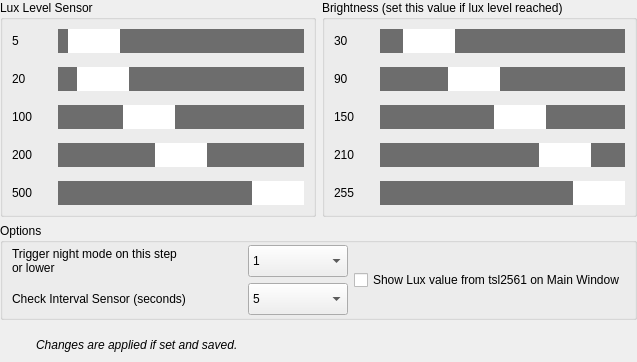
    <widget class="QWidget" name="tab9" native="true">
     <property name="sizePolicy">
      <sizepolicy hsizetype="Expanding" vsizetype="Expanding">
       <horstretch>0</horstretch>
       <verstretch>0</verstretch>
      </sizepolicy>
     </property>
     <layout class="QVBoxLayout" name="verticalLayout_5">
      <property name="leftMargin">
       <number>0</number>
      </property>
      <property name="topMargin">
       <number>0</number>
      </property>
      <property name="rightMargin">
       <number>0</number>
      </property>
      <property name="bottomMargin">
       <number>2</number>
      </property>
      <item>
       <widget class="QWidget" name="horizontalWidget" native="true">
        <property name="sizePolicy">
         <sizepolicy hsizetype="Expanding" vsizetype="Expanding">
          <horstretch>0</horstretch>
          <verstretch>0</verstretch>
         </sizepolicy>
        </property>
        <layout class="QHBoxLayout" name="horizontalLayout_7">
         <property name="leftMargin">
          <number>0</number>
         </property>
         <property name="topMargin">
          <number>0</number>
         </property>
         <property name="rightMargin">
          <number>0</number>
         </property>
         <property name="bottomMargin">
          <number>0</number>
         </property>
         <item>
          <widget class="QGroupBox" name="groupBoxLux">
           <property name="sizePolicy">
            <sizepolicy hsizetype="Expanding" vsizetype="Expanding">
             <horstretch>0</horstretch>
             <verstretch>0</verstretch>
            </sizepolicy>
           </property>
           <property name="title">
            <string>Lux Level Sensor</string>
           </property>
           <layout class="QHBoxLayout" name="horizontalLayout_5">
            <property name="spacing">
             <number>6</number>
            </property>
            <property name="leftMargin">
             <number>9</number>
            </property>
            <property name="topMargin">
             <number>0</number>
            </property>
            <property name="rightMargin">
             <number>9</number>
            </property>
            <property name="bottomMargin">
             <number>0</number>
            </property>
            <item>
             <widget class="QWidget" name="formWidget_2" native="true">
              <property name="sizePolicy">
               <sizepolicy hsizetype="Expanding" vsizetype="Expanding">
                <horstretch>0</horstretch>
                <verstretch>0</verstretch>
               </sizepolicy>
              </property>
              <layout class="QFormLayout" name="formLayout_20">
               <property name="verticalSpacing">
                <number>14</number>
               </property>
               <property name="leftMargin">
                <number>0</number>
               </property>
               <property name="topMargin">
                <number>9</number>
               </property>
               <property name="rightMargin">
                <number>0</number>
               </property>
               <property name="bottomMargin">
                <number>2</number>
               </property>
               <item row="0" column="0">
                <widget class="QLabel" name="valueLux1">
                 <property name="minimumSize">
                  <size>
                   <width>40</width>
                   <height>24</height>
                  </size>
                 </property>
                 <property name="text">
                  <string>5</string>
                 </property>
                </widget>
               </item>
               <item row="0" column="1">
                <widget class="QSlider" name="horizontalSliderLux1">
                 <property name="minimumSize">
                  <size>
                   <width>0</width>
                   <height>24</height>
                  </size>
                 </property>
                 <property name="styleSheet">
                  <string notr="true">QSlider::handle:horizontal { background: white; height: 32px; width: 52px; margin: 0 0;}
QSlider::groove:horizontal { background: #6d6d6d; height: 32px;}</string>
                 </property>
                 <property name="maximum">
                  <number>100</number>
                 </property>
                 <property name="value">
                  <number>5</number>
                 </property>
                 <property name="orientation">
                  <enum>Qt::Horizontal</enum>
                 </property>
                </widget>
               </item>
               <item row="1" column="0">
                <widget class="QLabel" name="valueLux2">
                 <property name="minimumSize">
                  <size>
                   <width>40</width>
                   <height>24</height>
                  </size>
                 </property>
                 <property name="text">
                  <string>20</string>
                 </property>
                </widget>
               </item>
               <item row="2" column="0">
                <widget class="QLabel" name="valueLux3">
                 <property name="minimumSize">
                  <size>
                   <width>40</width>
                   <height>24</height>
                  </size>
                 </property>
                 <property name="text">
                  <string>100</string>
                 </property>
                </widget>
               </item>
               <item row="3" column="0">
                <widget class="QLabel" name="valueLux4">
                 <property name="minimumSize">
                  <size>
                   <width>40</width>
                   <height>24</height>
                  </size>
                 </property>
                 <property name="text">
                  <string>200</string>
                 </property>
                </widget>
               </item>
               <item row="4" column="0">
                <widget class="QLabel" name="valueLux5">
                 <property name="minimumSize">
                  <size>
                   <width>40</width>
                   <height>24</height>
                  </size>
                 </property>
                 <property name="text">
                  <string>500</string>
                 </property>
                </widget>
               </item>
               <item row="1" column="1">
                <widget class="QSlider" name="horizontalSliderLux2">
                 <property name="minimumSize">
                  <size>
                   <width>0</width>
                   <height>24</height>
                  </size>
                 </property>
                 <property name="styleSheet">
                  <string notr="true">QSlider::handle:horizontal { background: white; height: 32px; width: 52px; margin: 0 0;}
QSlider::groove:horizontal { background: #6d6d6d; height: 32px;}</string>
                 </property>
                 <property name="maximum">
                  <number>200</number>
                 </property>
                 <property name="value">
                  <number>20</number>
                 </property>
                 <property name="orientation">
                  <enum>Qt::Horizontal</enum>
                 </property>
                </widget>
               </item>
               <item row="2" column="1">
                <widget class="QSlider" name="horizontalSliderLux3">
                 <property name="minimumSize">
                  <size>
                   <width>0</width>
                   <height>24</height>
                  </size>
                 </property>
                 <property name="styleSheet">
                  <string notr="true">QSlider::handle:horizontal { background: white; height: 32px; width: 52px; margin: 0 0;}
QSlider::groove:horizontal { background: #6d6d6d; height: 32px;}</string>
                 </property>
                 <property name="maximum">
                  <number>300</number>
                 </property>
                 <property name="value">
                  <number>100</number>
                 </property>
                 <property name="orientation">
                  <enum>Qt::Horizontal</enum>
                 </property>
                </widget>
               </item>
               <item row="3" column="1">
                <widget class="QSlider" name="horizontalSliderLux4">
                 <property name="minimumSize">
                  <size>
                   <width>0</width>
                   <height>24</height>
                  </size>
                 </property>
                 <property name="styleSheet">
                  <string notr="true">QSlider::handle:horizontal { background: white; height: 32px; width: 52px; margin: 0 0;}
QSlider::groove:horizontal { background: #6d6d6d; height: 32px;}</string>
                 </property>
                 <property name="maximum">
                  <number>400</number>
                 </property>
                 <property name="value">
                  <number>200</number>
                 </property>
                 <property name="orientation">
                  <enum>Qt::Horizontal</enum>
                 </property>
                </widget>
               </item>
               <item row="4" column="1">
                <widget class="QSlider" name="horizontalSliderLux5">
                 <property name="minimumSize">
                  <size>
                   <width>0</width>
                   <height>24</height>
                  </size>
                 </property>
                 <property name="styleSheet">
                  <string notr="true">QSlider::handle:horizontal { background: white; height: 32px; width: 52px; margin: 0 0;}
QSlider::groove:horizontal { background: #6d6d6d; height: 32px;}</string>
                 </property>
                 <property name="maximum">
                  <number>500</number>
                 </property>
                 <property name="value">
                  <number>500</number>
                 </property>
                 <property name="orientation">
                  <enum>Qt::Horizontal</enum>
                 </property>
                </widget>
               </item>
              </layout>
             </widget>
            </item>
           </layout>
          </widget>
         </item>
         <item>
          <widget class="QGroupBox" name="groupBoxBrightness">
           <property name="title">
            <string>Brightness (set this value if lux level reached)</string>
           </property>
           <layout class="QVBoxLayout" name="verticalLayout_3">
            <property name="spacing">
             <number>6</number>
            </property>
            <property name="leftMargin">
             <number>9</number>
            </property>
            <property name="topMargin">
             <number>0</number>
            </property>
            <property name="rightMargin">
             <number>9</number>
            </property>
            <property name="bottomMargin">
             <number>0</number>
            </property>
            <item>
             <widget class="QWidget" name="formWidget" native="true">
              <property name="sizePolicy">
               <sizepolicy hsizetype="Expanding" vsizetype="Expanding">
                <horstretch>0</horstretch>
                <verstretch>0</verstretch>
               </sizepolicy>
              </property>
              <layout class="QFormLayout" name="formLayout_19">
               <property name="verticalSpacing">
                <number>14</number>
               </property>
               <property name="leftMargin">
                <number>0</number>
               </property>
               <property name="topMargin">
                <number>9</number>
               </property>
               <property name="rightMargin">
                <number>0</number>
               </property>
               <property name="bottomMargin">
                <number>9</number>
               </property>
               <item row="0" column="0">
                <widget class="QLabel" name="valueBrightness1">
                 <property name="minimumSize">
                  <size>
                   <width>40</width>
                   <height>24</height>
                  </size>
                 </property>
                 <property name="text">
                  <string>30</string>
                 </property>
                </widget>
               </item>
               <item row="0" column="1">
                <widget class="QSlider" name="horizontalSliderBrightness1">
                 <property name="minimumSize">
                  <size>
                   <width>0</width>
                   <height>24</height>
                  </size>
                 </property>
                 <property name="styleSheet">
                  <string notr="true">QSlider::handle:horizontal { background: white; height: 32px; width: 52px; margin: 0 0;}
QSlider::groove:horizontal { background: #6d6d6d; height: 32px;}</string>
                 </property>
                 <property name="maximum">
                  <number>255</number>
                 </property>
                 <property name="value">
                  <number>30</number>
                 </property>
                 <property name="orientation">
                  <enum>Qt::Horizontal</enum>
                 </property>
                </widget>
               </item>
               <item row="1" column="0">
                <widget class="QLabel" name="valueBrightness2">
                 <property name="minimumSize">
                  <size>
                   <width>40</width>
                   <height>24</height>
                  </size>
                 </property>
                 <property name="text">
                  <string>90</string>
                 </property>
                </widget>
               </item>
               <item row="1" column="1">
                <widget class="QSlider" name="horizontalSliderBrightness2">
                 <property name="minimumSize">
                  <size>
                   <width>0</width>
                   <height>24</height>
                  </size>
                 </property>
                 <property name="styleSheet">
                  <string notr="true">QSlider::handle:horizontal { background: white; height: 32px; width: 52px; margin: 0 0;}
QSlider::groove:horizontal { background: #6d6d6d; height: 32px;}</string>
                 </property>
                 <property name="maximum">
                  <number>255</number>
                 </property>
                 <property name="value">
                  <number>90</number>
                 </property>
                 <property name="orientation">
                  <enum>Qt::Horizontal</enum>
                 </property>
                </widget>
               </item>
               <item row="2" column="0">
                <widget class="QLabel" name="valueBrightness3">
                 <property name="minimumSize">
                  <size>
                   <width>40</width>
                   <height>24</height>
                  </size>
                 </property>
                 <property name="text">
                  <string>150</string>
                 </property>
                </widget>
               </item>
               <item row="2" column="1">
                <widget class="QSlider" name="horizontalSliderBrightness3">
                 <property name="minimumSize">
                  <size>
                   <width>0</width>
                   <height>24</height>
                  </size>
                 </property>
                 <property name="styleSheet">
                  <string notr="true">QSlider::handle:horizontal { background: white; height: 32px; width: 52px; margin: 0 0;}
QSlider::groove:horizontal { background: #6d6d6d; height: 32px;}</string>
                 </property>
                 <property name="maximum">
                  <number>255</number>
                 </property>
                 <property name="value">
                  <number>150</number>
                 </property>
                 <property name="orientation">
                  <enum>Qt::Horizontal</enum>
                 </property>
                </widget>
               </item>
               <item row="3" column="0">
                <widget class="QLabel" name="valueBrightness4">
                 <property name="minimumSize">
                  <size>
                   <width>40</width>
                   <height>24</height>
                  </size>
                 </property>
                 <property name="text">
                  <string>210</string>
                 </property>
                </widget>
               </item>
               <item row="3" column="1">
                <widget class="QSlider" name="horizontalSliderBrightness4">
                 <property name="minimumSize">
                  <size>
                   <width>0</width>
                   <height>24</height>
                  </size>
                 </property>
                 <property name="styleSheet">
                  <string notr="true">QSlider::handle:horizontal { background: white; height: 32px; width: 52px; margin: 0 0;}
QSlider::groove:horizontal { background: #6d6d6d; height: 32px;}</string>
                 </property>
                 <property name="maximum">
                  <number>255</number>
                 </property>
                 <property name="value">
                  <number>210</number>
                 </property>
                 <property name="orientation">
                  <enum>Qt::Horizontal</enum>
                 </property>
                </widget>
               </item>
               <item row="4" column="0">
                <widget class="QLabel" name="valueBrightness5">
                 <property name="minimumSize">
                  <size>
                   <width>40</width>
                   <height>24</height>
                  </size>
                 </property>
                 <property name="text">
                  <string>255</string>
                 </property>
                </widget>
               </item>
               <item row="4" column="1">
                <widget class="QSlider" name="horizontalSliderBrightness5">
                 <property name="minimumSize">
                  <size>
                   <width>0</width>
                   <height>24</height>
                  </size>
                 </property>
                 <property name="styleSheet">
                  <string notr="true">QSlider::handle:horizontal { background: white; height: 32px; width: 52px; margin: 0 0;}
QSlider::groove:horizontal { background: #6d6d6d; height: 32px;}</string>
                 </property>
                 <property name="maximum">
                  <number>255</number>
                 </property>
                 <property name="value">
                  <number>255</number>
                 </property>
                 <property name="orientation">
                  <enum>Qt::Horizontal</enum>
                 </property>
                </widget>
               </item>
              </layout>
             </widget>
            </item>
           </layout>
          </widget>
         </item>
        </layout>
       </widget>
      </item>
      <item>
       <widget class="QGroupBox" name="groupBoxOptions">
        <property name="sizePolicy">
         <sizepolicy hsizetype="Expanding" vsizetype="Preferred">
          <horstretch>0</horstretch>
          <verstretch>0</verstretch>
         </sizepolicy>
        </property>
        <property name="title">
         <string>Options</string>
        </property>
        <property name="alignment">
         <set>Qt::AlignLeading|Qt::AlignLeft|Qt::AlignTop</set>
        </property>
        <layout class="QHBoxLayout" name="horizontalLayout_8" stretch="0,0">
         <property name="leftMargin">
          <number>9</number>
         </property>
         <property name="topMargin">
          <number>2</number>
         </property>
         <property name="bottomMargin">
          <number>2</number>
         </property>
         <item>
          <widget class="QWidget" name="horizontalWidget" native="true">
           <property name="sizePolicy">
            <sizepolicy hsizetype="Expanding" vsizetype="Expanding">
             <horstretch>0</horstretch>
             <verstretch>0</verstretch>
            </sizepolicy>
           </property>
           <layout class="QVBoxLayout" name="verticalLayout_7">
            <property name="leftMargin">
             <number>0</number>
            </property>
            <property name="topMargin">
             <number>0</number>
            </property>
            <property name="rightMargin">
             <number>0</number>
            </property>
            <property name="bottomMargin">
             <number>0</number>
            </property>
            <item>
             <widget class="QWidget" name="NightmodeStep" native="true">
              <property name="sizePolicy">
               <sizepolicy hsizetype="Expanding" vsizetype="Fixed">
                <horstretch>0</horstretch>
                <verstretch>0</verstretch>
               </sizepolicy>
              </property>
              <layout class="QFormLayout" name="formLayout_28">
               <property name="formAlignment">
                <set>Qt::AlignLeading|Qt::AlignLeft|Qt::AlignTop</set>
               </property>
               <property name="leftMargin">
                <number>0</number>
               </property>
               <property name="topMargin">
                <number>0</number>
               </property>
               <property name="rightMargin">
                <number>0</number>
               </property>
               <property name="bottomMargin">
                <number>0</number>
               </property>
               <item row="2" column="0">
                <widget class="QLabel" name="labelNightmodeStep">
                 <property name="sizePolicy">
                  <sizepolicy hsizetype="Fixed" vsizetype="Fixed">
                   <horstretch>0</horstretch>
                   <verstretch>0</verstretch>
                  </sizepolicy>
                 </property>
                 <property name="minimumSize">
                  <size>
                   <width>230</width>
                   <height>32</height>
                  </size>
                 </property>
                 <property name="text">
                  <string>Trigger night mode on this step
or lower</string>
                 </property>
                </widget>
               </item>
               <item row="2" column="1">
                <widget class="QComboBox" name="comboBoxNightmodeStep">
                 <property name="sizePolicy">
                  <sizepolicy hsizetype="Fixed" vsizetype="Fixed">
                   <horstretch>0</horstretch>
                   <verstretch>0</verstretch>
                  </sizepolicy>
                 </property>
                 <property name="minimumSize">
                  <size>
                   <width>100</width>
                   <height>32</height>
                  </size>
                 </property>
                 <property name="styleSheet">
                  <string notr="true">QScrollBar { 
	width: 40px;
	background-color: rgba(85, 87, 83, 0.7);
}</string>
                 </property>
                 <item>
                  <property name="text">
                   <string>1</string>
                  </property>
                 </item>
                 <item>
                  <property name="text">
                   <string>2</string>
                  </property>
                 </item>
                 <item>
                  <property name="text">
                   <string>3</string>
                  </property>
                 </item>
                 <item>
                  <property name="text">
                   <string>4</string>
                  </property>
                 </item>
                 <item>
                  <property name="text">
                   <string>5</string>
                  </property>
                 </item>
                </widget>
               </item>
              </layout>
             </widget>
            </item>
            <item>
             <widget class="QWidget" name="CheckInterval" native="true">
              <property name="sizePolicy">
               <sizepolicy hsizetype="Expanding" vsizetype="Fixed">
                <horstretch>0</horstretch>
                <verstretch>0</verstretch>
               </sizepolicy>
              </property>
              <layout class="QFormLayout" name="formLayout_21">
               <property name="leftMargin">
                <number>0</number>
               </property>
               <property name="topMargin">
                <number>0</number>
               </property>
               <property name="rightMargin">
                <number>0</number>
               </property>
               <property name="bottomMargin">
                <number>0</number>
               </property>
               <item row="0" column="0">
                <widget class="QLabel" name="labelCheckInterval">
                 <property name="sizePolicy">
                  <sizepolicy hsizetype="Fixed" vsizetype="Fixed">
                   <horstretch>0</horstretch>
                   <verstretch>0</verstretch>
                  </sizepolicy>
                 </property>
                 <property name="minimumSize">
                  <size>
                   <width>230</width>
                   <height>32</height>
                  </size>
                 </property>
                 <property name="text">
                  <string>Check Interval Sensor (seconds)</string>
                 </property>
                </widget>
               </item>
               <item row="0" column="1">
                <widget class="QComboBox" name="comboBoxCheckInterval">
                 <property name="sizePolicy">
                  <sizepolicy hsizetype="Fixed" vsizetype="Fixed">
                   <horstretch>0</horstretch>
                   <verstretch>0</verstretch>
                  </sizepolicy>
                 </property>
                 <property name="minimumSize">
                  <size>
                   <width>100</width>
                   <height>32</height>
                  </size>
                 </property>
                 <property name="styleSheet">
                  <string notr="true">QScrollBar { 
	width: 40px;
	background-color: rgba(85, 87, 83, 0.7);
}</string>
                 </property>
                 <item>
                  <property name="text">
                   <string>5</string>
                  </property>
                 </item>
                 <item>
                  <property name="text">
                   <string>10</string>
                  </property>
                 </item>
                 <item>
                  <property name="text">
                   <string>15</string>
                  </property>
                 </item>
                 <item>
                  <property name="text">
                   <string>20</string>
                  </property>
                 </item>
                 <item>
                  <property name="text">
                   <string>25</string>
                  </property>
                 </item>
                 <item>
                  <property name="text">
                   <string>30</string>
                  </property>
                 </item>
                </widget>
               </item>
              </layout>
             </widget>
            </item>
           </layout>
          </widget>
         </item>
         <item>
          <widget class="QCheckBox" name="checkBoxShowLux">
           <property name="sizePolicy">
            <sizepolicy hsizetype="Expanding" vsizetype="Fixed">
             <horstretch>0</horstretch>
             <verstretch>0</verstretch>
            </sizepolicy>
           </property>
           <property name="text">
            <string>Show Lux value from tsl2561 on Main Window</string>
           </property>
          </widget>
         </item>
        </layout>
       </widget>
      </item>
      <item>
       <spacer name="verticalSpacer_6">
        <property name="orientation">
         <enum>Qt::Vertical</enum>
        </property>
        <property name="sizeHint" stdset="0">
         <size>
          <width>20</width>
          <height>4</height>
         </size>
        </property>
       </spacer>
      </item>
      <item>
       <widget class="QWidget" name="widget" native="true">
        <property name="sizePolicy">
         <sizepolicy hsizetype="Expanding" vsizetype="Fixed">
          <horstretch>0</horstretch>
          <verstretch>0</verstretch>
         </sizepolicy>
        </property>
        <layout class="QFormLayout" name="formLayout_29">
         <property name="leftMargin">
          <number>0</number>
         </property>
         <property name="topMargin">
          <number>0</number>
         </property>
         <property name="rightMargin">
          <number>9</number>
         </property>
         <property name="bottomMargin">
          <number>0</number>
         </property>
         <item row="0" column="0">
          <widget class="QLabel" name="label_18">
           <property name="sizePolicy">
            <sizepolicy hsizetype="Fixed" vsizetype="Fixed">
             <horstretch>0</horstretch>
             <verstretch>0</verstretch>
            </sizepolicy>
           </property>
           <property name="minimumSize">
            <size>
             <width>30</width>
             <height>30</height>
            </size>
           </property>
           <property name="maximumSize">
            <size>
             <width>30</width>
             <height>30</height>
            </size>
           </property>
           <property name="text">
            <string>&lt;html&gt;&lt;head/&gt;&lt;body&gt;&lt;p&gt;&lt;img src=&quot;:/ico_warning.png&quot;/&gt;&lt;/p&gt;&lt;/body&gt;&lt;/html&gt;</string>
           </property>
          </widget>
         </item>
         <item row="0" column="1">
          <widget class="QLabel" name="label_19">
           <property name="sizePolicy">
            <sizepolicy hsizetype="Expanding" vsizetype="Fixed">
             <horstretch>0</horstretch>
             <verstretch>0</verstretch>
            </sizepolicy>
           </property>
           <property name="minimumSize">
            <size>
             <width>0</width>
             <height>30</height>
            </size>
           </property>
           <property name="maximumSize">
            <size>
             <width>16777215</width>
             <height>30</height>
            </size>
           </property>
           <property name="font">
            <font>
             <italic>true</italic>
            </font>
           </property>
           <property name="text">
            <string>Changes are applied if set and saved.</string>
           </property>
          </widget>
         </item>
        </layout>
       </widget>
      </item>
     </layout>
    </widget>
